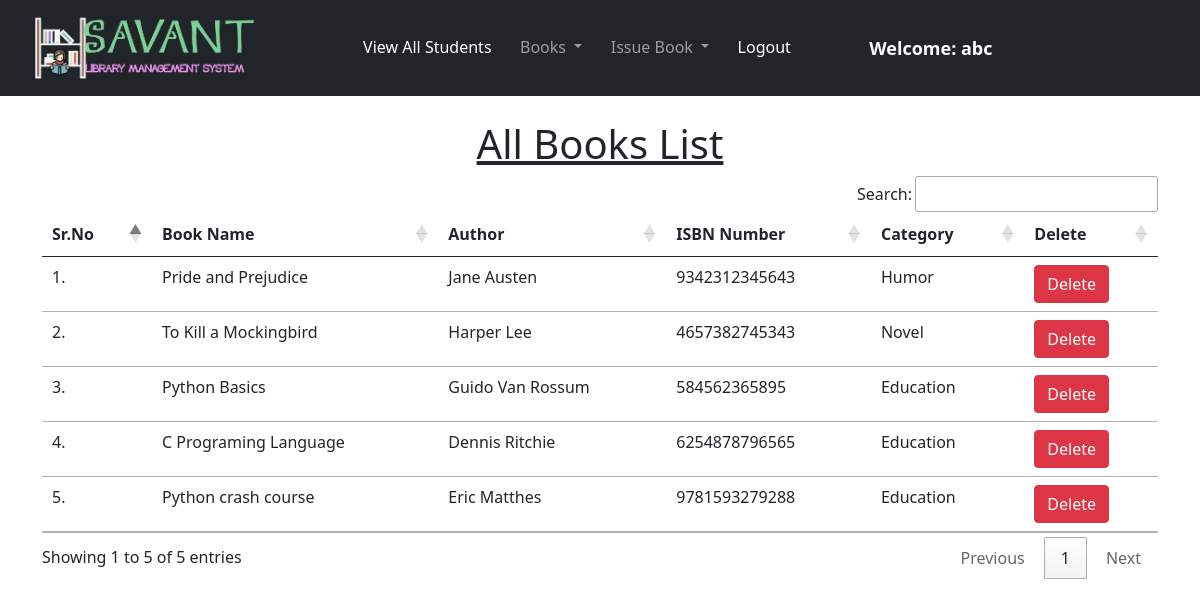
/view_books/ (signed in), run on the app's committed database.
### library/models.py (models this page shows, shortened)
class Book(models.Model):
    name = models.CharField(max_length=200)
    author = models.CharField(max_length=200)
    isbn = models.PositiveIntegerField()
    category = models.CharField(max_length=50)

### library/views.py (the view)
# urls.py: path("view_books/", views.view_books, name="view_books"),
@login_required(login_url = '/admin_login')
def view_books(request):
    books = Book.objects.all()
    return render(request, "view_books.html", {'books':books})

### library/templates/view_books.html (shortened to what this page needs)
{% extends 'admin_navbar.html' %}
{% load static %}
{% block body %}
<div class="container mt-4">
    <h1 class="text-center"><u>All Books List</u></h1>
    <table class="table table-hover" id="example">
        <thead>
            <tr>
                <th>Sr.No</th>
                <th>Book Name</th>
                <th>Author</th>
                <th>ISBN Number</th>
                <th>Category</th>
                <th>Delete</th>
            </tr>
        </thead>
        <tbody>
            {% for book in books %}
            <tr>
                <td>{{forloop.counter}}.</td>
                <td>{{book.name}}</td>
                <td>{{book.author}}</td>
                <td>{{book.isbn}}</td>
                <td>{{book.category}}</td>
                <td><a href="/delete_book/{{book.id}}/" class="btn btn-danger" onclick="return confirm('Are you sure you want to delete this book?')">Delete</a></td>
            </tr>
            {% endfor %}
        </tbody>
    </table>
    </div>
{% endblock %}

### library/templates/admin_navbar.html (shortened to what this page needs)
<!doctype html>
<html lang="en">
  <head>
    <link href="https://cdn.jsdelivr.net/npm/bootstrap@5.1.0/dist/css/bootstrap.min.css" rel="stylesheet">
    <link rel="stylesheet" href="https://cdn.datatables.net/1.10.25/css/jquery.dataTables.min.css">
    <link rel="stylesheet" href="https://cdn.datatables.net/buttons/1.7.1/css/buttons.dataTables.min.css">
  </head>
  {% load static %}
  <body>
    <nav class="navbar navbar-expand-lg navbar-dark bg-dark">
        <div class="container-fluid">
          <a class="navbar-brand" href="#"><img src="{% static 'logo_lib.png' %}" height="70"></a>
          <div class="collapse navbar-collapse" id="navbarSupportedContent">
            <ul class="navbar-nav me-auto mb-2 mb-lg-0" >
              <li class="nav-item">
                <a class="nav-link active" aria-current="page" href="/view_students/">View All Students</a>
              </li>
              <li class="nav-item dropdown">
                <a class="nav-link dropdown-toggle" href="#" id="navbarDropdown" role="button" data-bs-toggle="dropdown" aria-expanded="false">
                  Books
                </a>
              </li>
              <li class="nav-item dropdown">
                <a class="nav-link dropdown-toggle" href="#" id="navbarDropdown" role="button" data-bs-toggle="dropdown" aria-expanded="false">
                  Issue Book
                </a>
              </li>
              <li class="nav-item">
                <a class="nav-link active" aria-current="page" href="/logout/">Logout</a>
              </li>
              <li class="nav-item">
                <a style="font-weight:600; font-family:'Segoe UI', Tahoma, Geneva, Verdana, sans-serif; font-size: large;" class="nav-link active" href="#">Welcome: {{request.user}}</a>
              </li>
            </ul>
          </div>
        </div>
      </nav>
      {% block body %}
      {% endblock %}
  </body>
</html>

### data on the page
Book: name "Pride and Prejudice", author "Jane Austen", isbn "9342312345643", category "Humor"
Book: name "To Kill a Mockingbird", author "Harper Lee", isbn "4657382745343", category "Novel"
Book: name "Python Basics", author "Guido Van Rossum", isbn "584562365895", category "Education"
Book: name "C Programing Language", author "Dennis Ritchie", isbn "6254878796565", category "Education"
Book: name "Python crash course", author "Eric Matthes", isbn "9781593279288", category "Education"

### other printed values
{{ request.user }} "abc"
